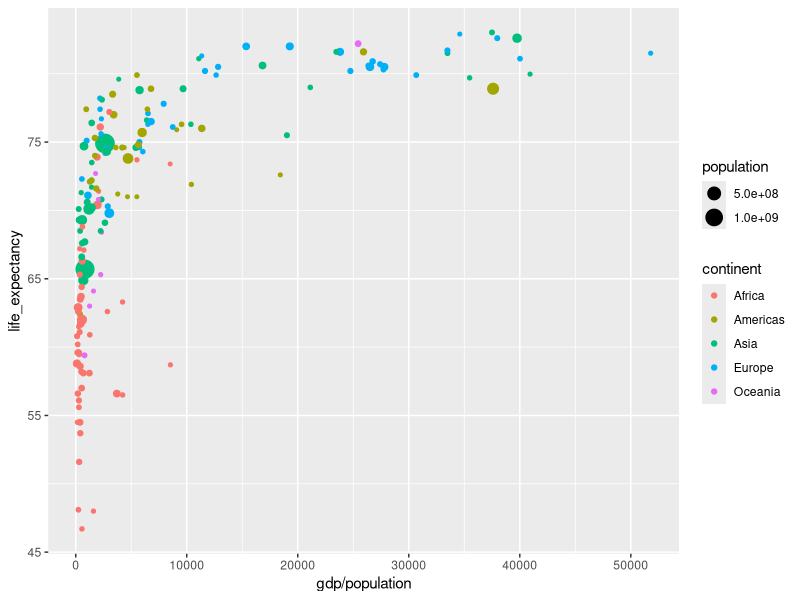
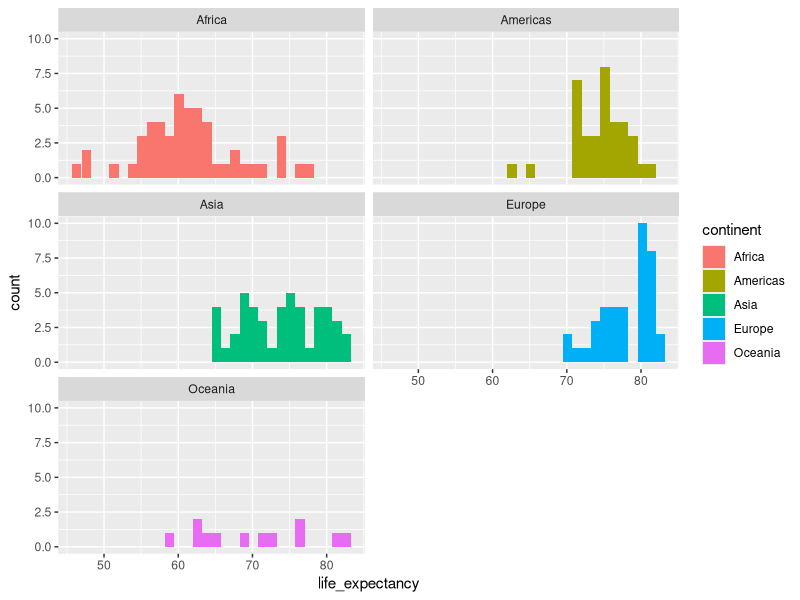
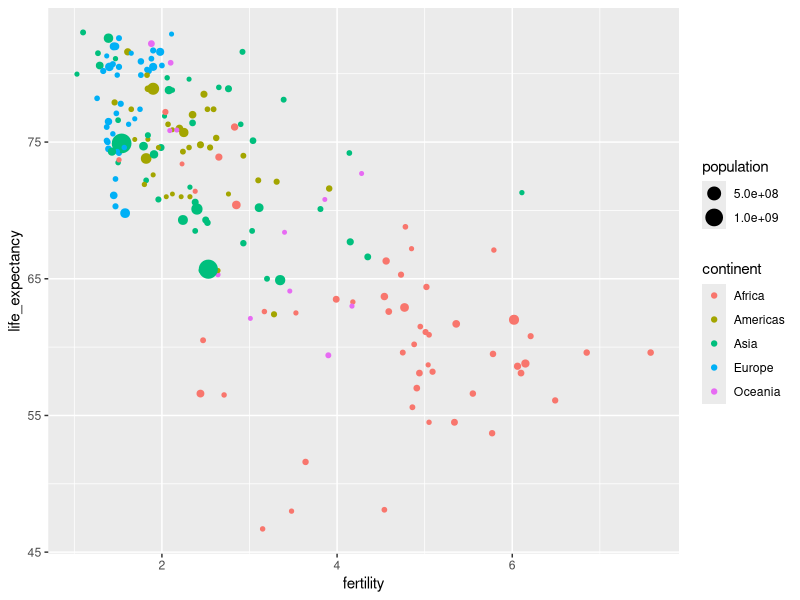
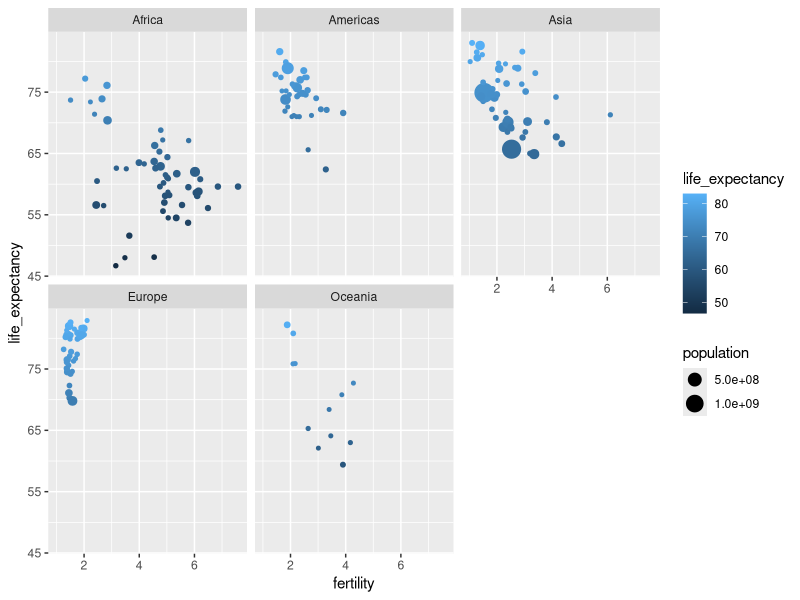

Reproduce these figures in R, in order.
## ---- chunk 1
knitr::opts_chunk$set(echo = TRUE)
## ---- chunk 2
library(dslabs) #install packages
library(tidyverse)
dim(gapminder)
gap2011<- gapminder %>%
  as_tibble() %>%
  filter(year==2011)
  
## ---- chunk 3
ggplot(data = gap2011) +
  geom_point(mapping = aes(x = gdp/population, y = life_expectancy,
                           size=population,color=continent))

ggplot(data = gap2011) +
  geom_histogram(mapping = aes(x=life_expectancy, fill=continent)) +
  facet_wrap(~continent, nrow=3)
  

## ---- chunk 4
ggplot(data=gap2011)+
  geom_point(mapping = aes(x=fertility, y = life_expectancy, size=population, color=continent))

ggplot(data=gap2011)+
  geom_point(mapping = aes(x=fertility, y = life_expectancy, size=population, color=life_expectancy))+
  facet_wrap(~continent,nrow=2)
